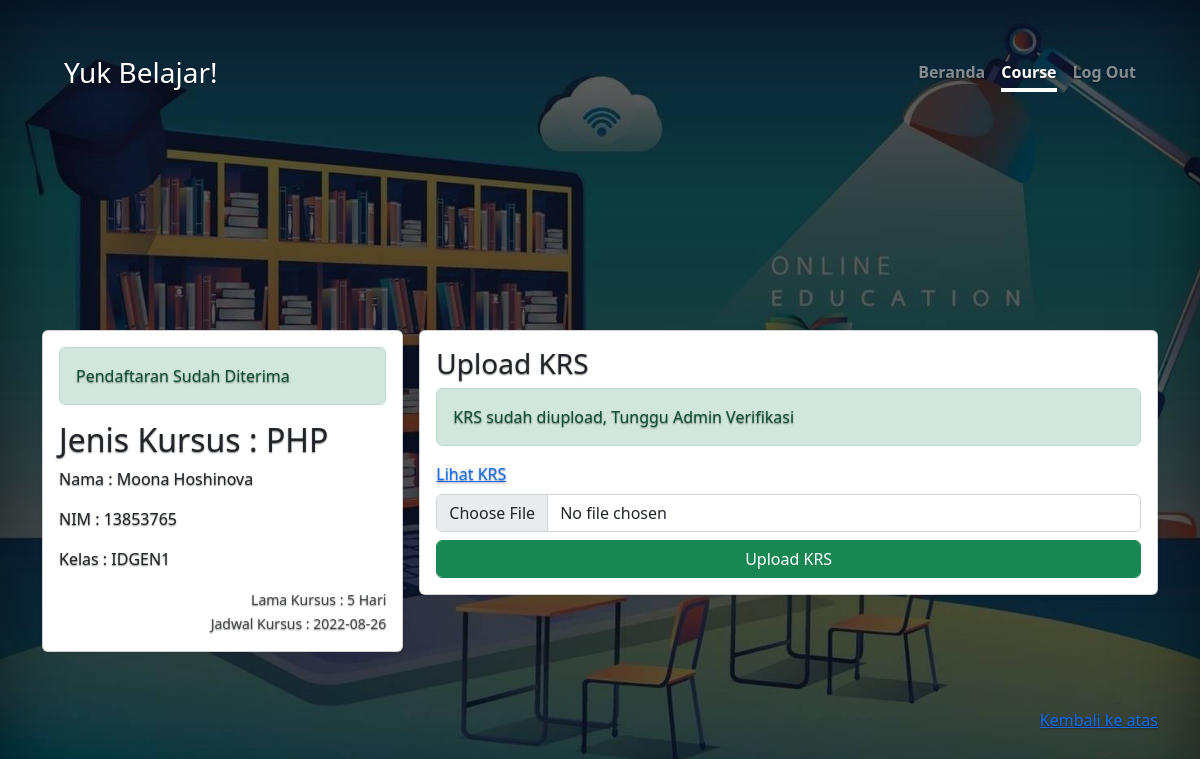
/daftar-config.php?id_pelajar=1&id_jadwal=4 (signed in), run on the app's committed database.
### tables this page shows
CREATE TABLE `course` (
  `id_kursus` int(5) NOT NULL,
  `nm_kursus` varchar(50) NOT NULL,
  `ket_kursus` text NOT NULL,
  `lama_kursus` int(40) NOT NULL
);

CREATE TABLE `pelajar` (
  `id_pelajar` int(5) NOT NULL,
  `nm_pelajar` varchar(50) NOT NULL,
  `kls_pelajar` varchar(6) NOT NULL,
  `nim_pelajar` varchar(40) NOT NULL,
  `role` varchar(9) NOT NULL
);

CREATE TABLE `jadwal` (
  `id_jadwal` int(5) NOT NULL,
  `id_kursus` int(5) NOT NULL,
  `waktu_kursus` date NOT NULL
);

### daftar-config.php (the view, shortened to what this page needs)
<?php
    include "koneksi.php";
    $ID_PELAJAR = $_GET["id_pelajar"];
    $ID_JADWAL = $_GET["id_jadwal"];
    $Q_LAPORAN = mysqli_query($KONEKSI, "SELECT * FROM laporan WHERE id_pelajar = '$ID_PELAJAR' AND id_jadwal='$ID_JADWAL'");
    $D_LAPORAN = mysqli_fetch_assoc($Q_LAPORAN);
    $Q_PELAJAR = mysqli_query($KONEKSI, "SELECT * FROM pelajar WHERE id_pelajar = '$ID_PELAJAR'");
    $D_PELAJAR = mysqli_fetch_assoc($Q_PELAJAR);
    $Q_KURSUS=mysqli_query($KONEKSI, "SELECT * FROM `jadwal` JOIN course ON jadwal.id_kursus=course.id_kursus");
    $D_KURSUS=mysqli_fetch_assoc($Q_KURSUS);
?>
<!doctype html>
<html lang="en">
<head>
    <link href="./dist/css/bootstrap.min.css" rel="stylesheet">
    <link href="style.css" rel="stylesheet">
</head>
<body class="d-flex h-100 text-center bg-anime">
    <div class="d-flex w-100 h-100 p-3 mx-auto flex-column">
        <header class="mb-auto px-5">
            <div class="text-white">
                <h3 class="float-md-start mb-0">Yuk Belajar!</h3>
                <nav class="nav nav-masthead justify-content-center float-md-end">
                    <a class="nav-link fw-bold py-1 px-0" href="index.php">Beranda</a>
                    <a class="nav-link fw-bold py-1 px-0 active" aria-current="page" href="course.php">Course</a>
                    <?php
              if (isset ($_SESSION["role"])=="pelajar") {
                echo '
                <a class="nav-link fw-bold py-1 px-0" href="logout.php">Log Out</a>
                ';
              }
              else {
                echo '
                <a class="nav-link fw-bold py-1 px-0" href="login.php">Login</a>
                ';
              }
            ?>
                </nav>
            </div>
        </header>
        <main>
            <div class="album py-5">
                <div class="container">
                    <div class="row row-cols-1 row-cols-sm-2 row-cols-md-3 g-3">
                        <div class="col-md-4">
                            <div class="card shadow-sm text-start">
                                <div class="card-body">
                                    <?php
                                        if($D_LAPORAN['status'] == 0){
                                            echo '
                                            <span class="form-control alert alert-danger">Belum diverifikasi</span>
                                            ';
                                        }else{
                                            echo '
                                            <span class="form-control alert alert-success">Pendaftaran Sudah Diterima</span>
                                            ';
                                        }
                                    ?>
                                    <h2 class="card-text">Jenis Kursus : <?= $D_KURSUS["nm_kursus"];?></h2>
                                    <p class="card-text">Nama : <?= $D_PELAJAR["nm_pelajar"];?></p>
                                    <p class="card-text">NIM : <?= $D_PELAJAR["nim_pelajar"];?></p>
                                    <p class="card-text">Kelas : <?= $D_PELAJAR["kls_pelajar"];?></p>
                                    <div class="d-flex justify-content-between align-items-center">
                                        <div style="text-align: right">
                                            <small class="text-muted">Lama Kursus : <?= $D_KURSUS["lama_kursus"];?>
                                                Hari</small>
                                            <br>
                                            <small class="text-muted">Jadwal Kursus :
                                                <?= $D_KURSUS["waktu_kursus"];?></small>
                                        </div>
                                    </div>
                                </div>
                            </div>
                        </div>
                        <div class="col-md-8">
                            <div class="card shadow-sm text-start">
                                <div class="card-body">
                                    <form action="" method="post" enctype="multipart/form-data">
                                        <h3 class="card-text">Upload KRS</h3>
                                        <?php
                                            if($D_LAPORAN['krs_pelajar'] == '0'){
                                                echo '
                                                    <span class="form-control alert alert-danger">Upload KRS untuk Verifikasi</span>
                                                ';
                                            }else{
                                                echo '
                                                    <span class="form-control alert alert-success">KRS sudah diupload, Tunggu Admin Verifikasi</span>
                                                    <a href="'.$D_LAPORAN['krs_pelajar'].'" target="_blank">Lihat KRS</a>
                                                ';
                                            }
                                        ?>
                                        <input type="file" name="uploadfile" id="" class="form-control my-2">
                                        <input type="submit" name="krs" value="Upload KRS" class="form-control btn btn-success">
                                    </form>
                                </div>
                            </div>
                        </div>
                    </div>
                </div>
            </div>
        </main>
        <footer class="text-muted">
            <div class="container">
                <p class="float-end mb-1 py-2">
                    <a href="#">Kembali ke atas</a>
                </p>
            </div>
        </footer>
</body>
</html>

### style.css (style rules this page uses)
body { text-shadow: 0 .05rem .1rem rgba(0, 0, 0, .5); box-shadow: inset 0 0 5rem rgba(0, 0, 0, .5); }
.nav-masthead .nav-link { color: rgba(255, 255, 255, .5); border-bottom: .25rem solid transparent; }
.nav-masthead .nav-link + .nav-link { margin-left: 1rem; }
.nav-masthead .active { color: #fff; border-bottom-color: #fff; }
html, body { height: 100%; }
body { display: flex; align-items: center; padding-top: 40px; padding-bottom: 40px; background-color: #f5f5f5; }
.bg-anime { background-image: url("background (2).jpg"); background-repeat: no-repeat; background-position: center; background-size: cover; }

### data on the page
course: nm_kursus "PHP", lama_kursus "5"
pelajar: nm_pelajar "Moona Hoshinova", nim_pelajar "13853765", kls_pelajar "IDGEN1"
jadwal: waktu_kursus "2022-08-26"
